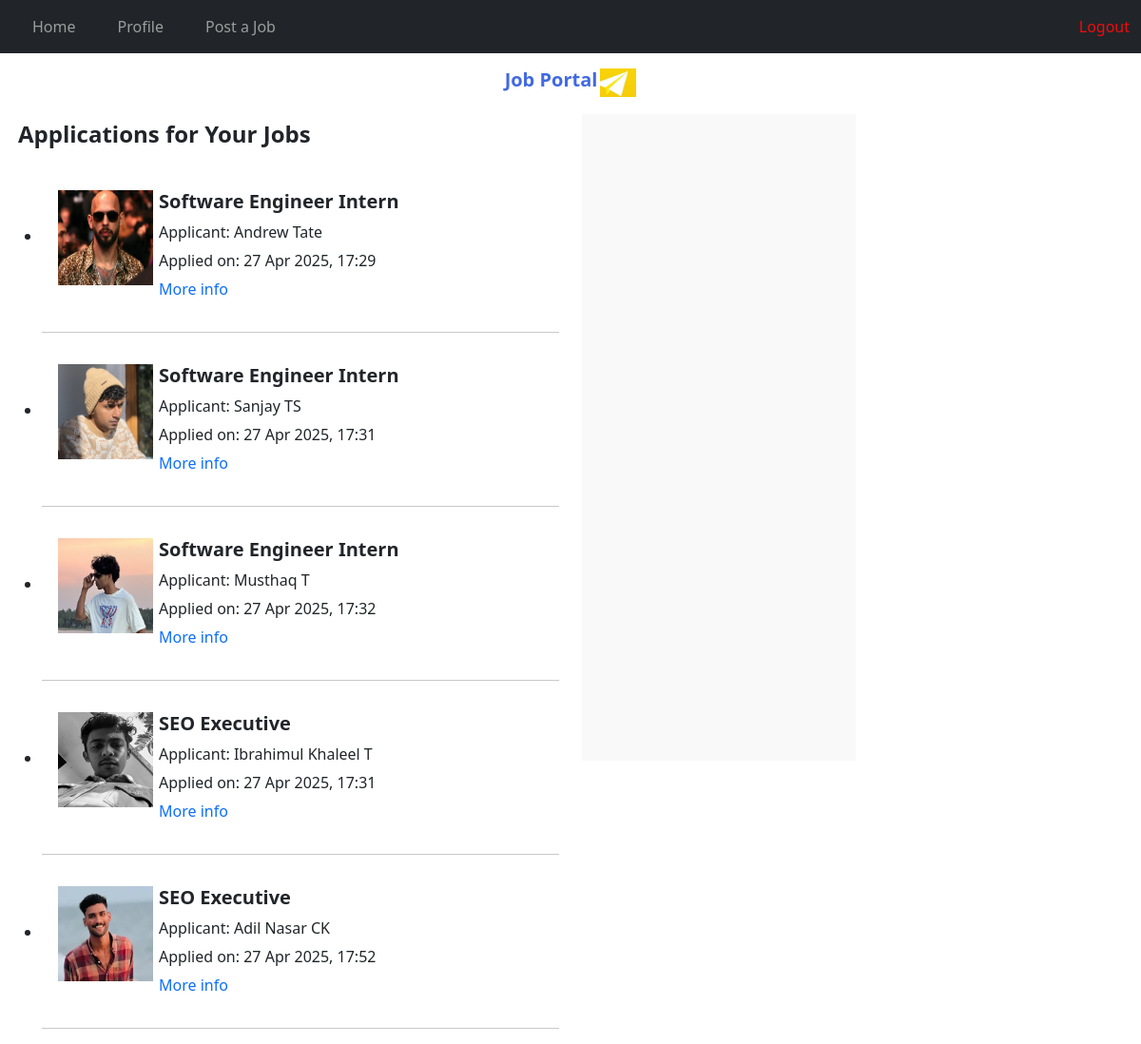
The app's page /employee_home (signed in) with its own data.
### job_portal_app/models.py (models this page shows)
class Application(models.Model):
    job = models.ForeignKey(Job, on_delete=models.CASCADE)
    jobseeker = models.ForeignKey(JobSeeker, on_delete=models.CASCADE)
    applied_at = models.DateTimeField(auto_now_add=True)

class JobSeeker(models.Model):
    user_id=models.ForeignKey(CustomUser,on_delete=models.CASCADE)
    firstname=models.CharField(max_length=25)
    lastname=models.CharField(max_length=25)
    number=models.IntegerField(null=True,blank=True)
    resume=models.FileField(null=True,blank=True)
    dp=models.FileField(null=True,blank=True)

class Job(models.Model):
    job_title=models.CharField(max_length=250)
    discription=models.TextField()
    requirements=models.TextField()
    salary_range=models.CharField(max_length=150)
    location=models.CharField(max_length=250)
    application_deadline=models.DateField()
    posted_by=models.ForeignKey(Employee,on_delete=models.CASCADE)
    user_id=models.ForeignKey(CustomUser,on_delete=models.CASCADE)

### job_portal_app/views.py (the view)
# urls.py: path('employee_home',views.employee_home,name='employee_home'),
def employee_home(request):
    employee=Employee.objects.get(user_id=request.user)
    jobs=Job.objects.filter(posted_by=employee)
    applications=Application.objects.filter(job__in=jobs).select_related('job','jobseeker')
    context={'applications':applications}
    return render(request,'employee_feed.html',context)

### templates/employee_feed.html (shortened to what this page needs)
<!DOCTYPE html>
{% load static %}
<html lang="en">
<head>
    <link href="https://cdn.jsdelivr.net/npm/bootstrap@5.3.3/dist/css/bootstrap.min.css" rel="stylesheet">
</head>
<body>
    <nav class="navbar navbar-expand-sm navbar-dark bg-dark sticky-top">
        <div class="container-fluid">
          <div class="collapse navbar-collapse" id="mynavbar">
            <ul class="navbar-nav me-auto">
              <li class="nav-item">
                <a class="nav-link" href="{% url 'employee_home' %}">Home</a>
              </li>
              <li class="nav-item">
                <a class="nav-link" href="{% url 'employee_profile' %}">Profile</a>
              </li>
              <li class="nav-item">
                <a class="nav-link" href="{% url 'job_post' %}">Post a Job</a>
              </li>
            </ul>
            <a class="nav-link" id="logout" href="{% url 'logout' %}">Logout</a>
          </div>
        </div>
      </nav>
      <div class="container-fluid mt-3">
        <div class="logo">
          <div class="logo_name">
              <h5><strong>Job Portal</strong></h5>
          </div>
          <div class="logo_img">
              <img src="{% static 'images/maxresdefault1.jpg' %}" width="38px" height="30px" alt="logo">
          </div>
        </div>
      </div>
      <div class="container-fluid mt-3">
        <div class="row">
          <div class="col-md-6">
            <div class="applicants">
              <h4><strong>Applications for Your Jobs</strong></h4>
              {% if applications %}
              <ul>
                {% for app in applications %}
                <li>
                  <div class="app_list">
                    <div class="img">
                      {% if app.jobseeker.dp %}
                      <img src="{{ app.jobseeker.dp.url }}" width="100px" height="100px" alt="Profile Picture">
                      {% else %}
                      <img src="{% static 'images/default_dp.png' %}" width="100px" height="100px" alt="Default Picture">
                      {% endif %}
                    </div>
                    <div class="info">
                      <h5><strong>{{ app.job.job_title }}</strong></h5>
                      <p>Applicant: {{ app.jobseeker.firstname }} {{ app.jobseeker.lastname }}</p>
                      <p>Applied on: {{ app.applied_at|date:"d M Y, H:i" }}</p>
                      <a href="#" onclick="loadApplicantDetails('{{ app.id }}')">More info</a>
                    </div>
                  </div>
                </li>
                <hr>
                {% endfor %}
              </ul>
              {% else %}
              <p>No applications yet.</p>
              {% endif %}
            </div>
          </div>
          <div class="col-md-6">
            <div id="job-details" class="job-details">
            </div>
          </div>
        </div>
      </div>
</body>
</html>

### templates/employee_feed.html (style rules this page uses)
#logout { color: rgb(244, 11, 11); }
.nav-item { padding: 0px 14px; }
.logo { display: flex; gap: 3px; justify-content: center; margin-top: 10px; color: royalblue; }
.applicants h4 { padding: 7px; margin-bottom: 20px; }
.applicants li { padding: 17px; }
.applicants p { margin: 6px 0; }
.applicants a { text-decoration: none; }
.app_list { display: flex; gap: 6px; }
.job-details { width: 50%; min-height: 85vh; background-color: #f9f9f9; padding: 25px; overflow-y: auto; }

### records on screen
Application: jobseeker.dp (picture), job.job_title "Software Engineer Intern", jobseeker.firstname "Andrew", jobseeker.lastname "Tate", applied_at "27 Apr 2025, 17:29"
Application: jobseeker.dp (picture), job.job_title "Software Engineer Intern", jobseeker.firstname "Sanjay", jobseeker.lastname "TS", applied_at "27 Apr 2025, 17:31"
Application: jobseeker.dp (picture), job.job_title "Software Engineer Intern", jobseeker.firstname "Musthaq", jobseeker.lastname "T", applied_at "27 Apr 2025, 17:32"
Application: jobseeker.dp (picture), job.job_title "SEO Executive", jobseeker.firstname "Ibrahimul", jobseeker.lastname "Khaleel T", applied_at "27 Apr 2025, 17:31"
Application: jobseeker.dp (picture), job.job_title "SEO Executive", jobseeker.firstname "Adil", jobseeker.lastname "Nasar CK", applied_at "27 Apr 2025, 17:52"
